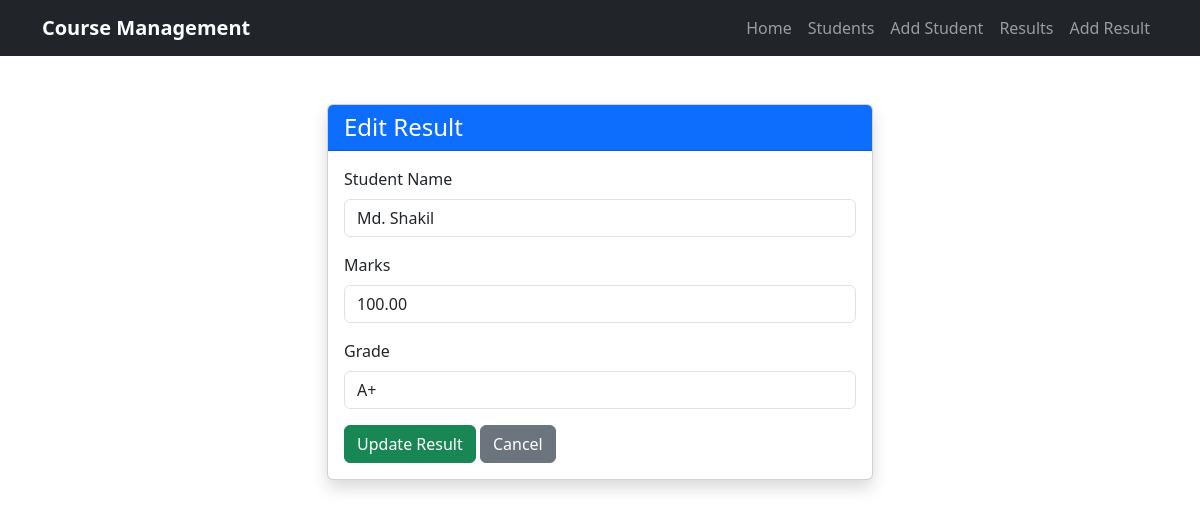
The page /results/update/2/ on the database its author committed.
### myapp/models.py (models this page shows)
class ResultModel(models.Model):
    student_name = models.CharField(max_length=100)
    marks = models.DecimalField(max_digits=5, decimal_places=2)
    grade = models.CharField(max_length=5)

### myapp/views.py (the view)
# urls.py: path('results/update/<int:id>/', views.result_update, name='result_update'),
def result_update(request, id):
    result = get_object_or_404(ResultModel, id=id)
    if request.method == 'POST':
        result.student_name = request.POST.get('student_name')
        result.marks = request.POST.get('marks')
        result.grade = request.POST.get('grade')
        result.save()
        return redirect('result_list')
    return render(request, 'result_form.html', {
        'result': result
    })

### myapp/templates/result_form.html (shortened to what this page needs)
{% extends 'base.html' %}
{% block content %}
<div class="container mt-5">
    <div class="row justify-content-center">
        <div class="col-md-6">
        <div class="card shadow">
            <div class="card-header bg-primary text-white">
                <h4 class="mb-0">{% if result %}Edit Result{% else %}Add Result{% endif %}</h4>
            </div>
            <div class="card-body">
                <form method="POST">
                    <div class="mb-3">
                        <label class="form-label">Student Name</label>
                        <input type="text"
                               name="student_name"
                               class="form-control"
                               placeholder="Enter student name"
                               value="{{ result.student_name|default:'' }}"
                               required>
                    </div>
                    <div class="mb-3">
                        <label class="form-label">Marks</label>
                        <input type="number"
                               name="marks"
                               class="form-control"
                               placeholder="Enter marks"
                               value="{{ result.marks|default:'' }}"
                               required>
                    </div>
                    <div class="mb-3">
                        <label class="form-label">Grade</label>
                        <input type="text"
                               name="grade"
                               class="form-control"
                               placeholder="Enter grade"
                               value="{{ result.grade|default:'' }}"
                               required>
                    </div>
                    <button type="submit" class="btn btn-success">
                        {% if result %}Update Result{% else %}Save Result{% endif %}
                    </button>
                    <a href="{% url 'result_list' %}"
                       class="btn btn-secondary">
                        Cancel
                    </a>
                </form>
            </div>
        </div>
    </div>
</div>
</div>
{% endblock %}

### rows shown on the page
ResultModel: student_name "Md. Shakil", marks "100.00", grade "A+"
